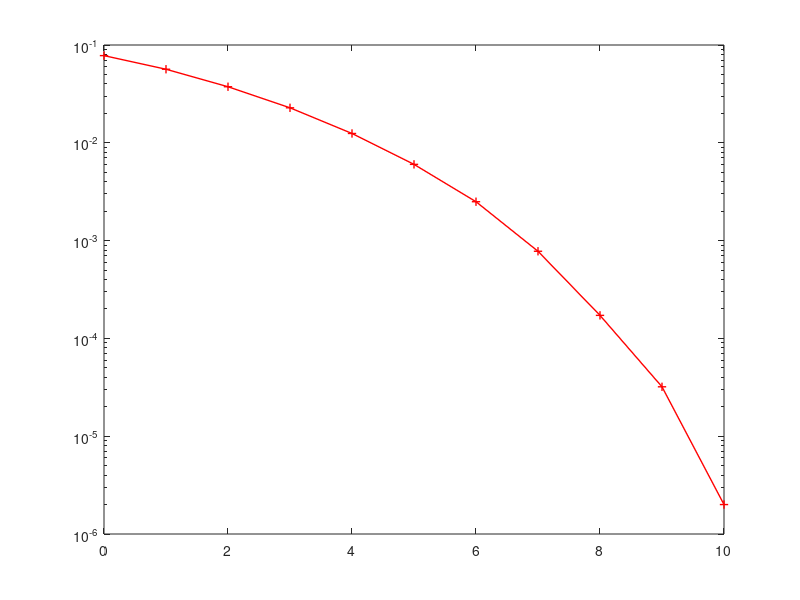

This figure's MATLAB source: (Note: this script raises an error after producing the figure.)
% QPSK Modulator in AWGN Channel
clc;
clear all;
close all;

% Parameters
N_bits = 10000; % number of bits
EbN0dB = 0:1:10; % Eb/N0 range
EsN0dB = EbN0dB + 10*log10(2); % Es/N0 range (QPSK)
N0 = 1./(10.^(EsN0dB/10)); % noise variance
N_iter = 100; % number of iterations

% QPSK Mapping
bits = randi([0 1],1,N_bits);
symbols = 1/sqrt(2) * (2*bits(1:2:end)-1 + 1i*(2*bits(2:2:end)-1));

% Modulation
tx_signal = symbols;

% Loop over Eb/N0
BER = zeros(1,length(EbN0dB));
for i = 1:length(EbN0dB)
    for j = 1:N_iter
        % AWGN Channel
        noise = sqrt(N0(i)/2) * (randn(size(tx_signal)) + 1i*randn(size(tx_signal)));
        rx_signal = tx_signal + noise;
        
        % Demodulation
        rx_bits = zeros(1,N_bits);
        rx_bits(1:2:end) = real(rx_signal)>0;
        rx_bits(2:2:end) = imag(rx_signal)>0;
        
        % Count Errors
        errors = sum(bits ~= rx_bits);
        BER(i) = BER(i) + errors/N_bits;
    end
end
BER = BER/N_iter;



% Plot BER vs Eb/N0
semilogy(EbN0dB,BER, 'r+-', 'linewidth', 1);

%THEORETICAL VALUE.
ber = berawgn(EbN0dB, 'qam', 4); % Cálculo del BER teórico
hold on; 
semilogy(EbN0dB, ber, 'b', 'LineWidth', 1);

grid on;
xlabel('Eb/N0 (dB)');
ylabel('BER');
title('QPSK Modulator in AWGN Channel');
legend({'Practical', 'Theoretical'})



%In this program, we first define the parameters, including the number of bits to transmit, 
%the Eb/N0 range, the Es/N0 range, the noise variance, and the number of iterations. 
%Then, we generate random bits and map them to QPSK symbols using a custom mapping. 
%The modulated signal is then transmitted through the AWGN channel, where noise is added to the signal. 
%We then demodulate the received signal, count the number of errors, and compute the bit error rate (BER). 
%We repeat this process for multiple Eb/N0 values to generate a BER curve.